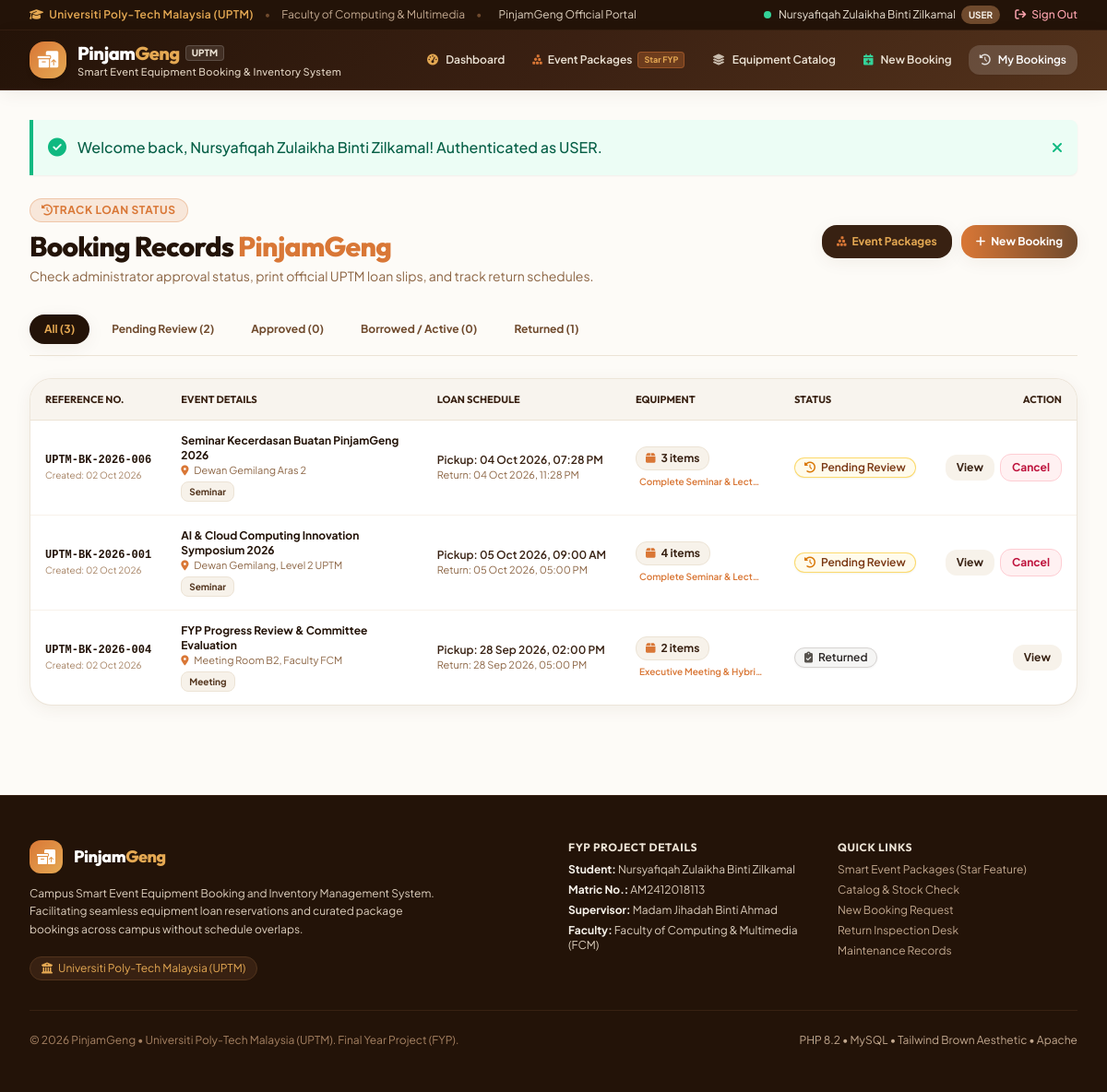
The app's page /user/my_bookings.php (signed in) with its own data.
### tables this page shows
CREATE TABLE `bookings` (
  `id` int(11) NOT NULL AUTO_INCREMENT,
  `booking_reference` varchar(30) NOT NULL,
  `user_id` int(11) NOT NULL,
  `package_id` int(11) DEFAULT NULL,
  `event_name` varchar(150) NOT NULL,
  `event_type` enum('Seminar','Workshop','Meeting','Photography','Sports','Other') NOT NULL,
  `event_location` varchar(150) NOT NULL,
  `expected_attendees` int(11) DEFAULT 0,
  `start_datetime` datetime NOT NULL,
  `end_datetime` datetime NOT NULL,
  `purpose` text NOT NULL,
  `status` enum('Pending','Approved','Rejected','Borrowed','Returned','Cancelled') DEFAULT 'Pending',
  `admin_remarks` text DEFAULT NULL,
  `approved_by` int(11) DEFAULT NULL,
  `approved_at` datetime DEFAULT NULL,
  `issued_at` datetime DEFAULT NULL,
  `returned_at` datetime DEFAULT NULL,
  `created_at` timestamp NOT NULL DEFAULT current_timestamp(),
  `updated_at` timestamp NOT NULL DEFAULT current_timestamp() ON UPDATE current_timestamp(),
  PRIMARY KEY (`id`),
  UNIQUE KEY `booking_reference` (`booking_reference`),
  KEY `user_id` (`user_id`),
  KEY `package_id` (`package_id`),
  KEY `approved_by` (`approved_by`),
  CONSTRAINT `bookings_ibfk_1` FOREIGN KEY (`user_id`) REFERENCES `users` (`id`) ON DELETE CASCADE,
  CONSTRAINT `bookings_ibfk_2` FOREIGN KEY (`package_id`) REFERENCES `packages` (`id`) ON DELETE SET NULL,
  CONSTRAINT `bookings_ibfk_3` FOREIGN KEY (`approved_by`) REFERENCES `users` (`id`) ON DELETE SET NULL
);

CREATE TABLE `packages` (
  `id` int(11) NOT NULL AUTO_INCREMENT,
  `name` varchar(150) NOT NULL,
  `event_type` enum('Seminar','Workshop','Meeting','Photography','Sports','Other') NOT NULL,
  `description` text NOT NULL,
  `target_audience` varchar(100) DEFAULT 'Students & Staff',
  `suggested_attendees` varchar(50) DEFAULT '20 - 100 pax',
  `icon` varchar(50) DEFAULT 'fa-cubes',
  `badge_color` varchar(50) DEFAULT 'blue',
  `is_active` tinyint(1) DEFAULT 1,
  `created_at` timestamp NOT NULL DEFAULT current_timestamp(),
  `updated_at` timestamp NOT NULL DEFAULT current_timestamp() ON UPDATE current_timestamp(),
  PRIMARY KEY (`id`)
);

### config/auth.php (called while the page is built, shortened)
<?php
function isLoggedIn(): bool {
    return isset($_SESSION['user_id']) && !empty($_SESSION['user_id']);
}
function currentUser(): ?array {
    return [
        'id' => $_SESSION['user_id'],
        'name' => $_SESSION['user_name'] ?? 'User',
        'matric_id' => $_SESSION['matric_id'] ?? '',
        'email' => $_SESSION['user_email'] ?? '',
        'phone' => $_SESSION['user_phone'] ?? '',
        'role' => $_SESSION['user_role'] ?? 'user',
        'user_type' => $_SESSION['user_type'] ?? 'student',
        'department' => $_SESSION['user_department'] ?? 'Faculty of Computing & Multimedia'
    ];
}

### user/my_bookings.php (the view, shortened to what this page needs)
<?php
require_once __DIR__ . '/../config/db.php';
require_once __DIR__ . '/../config/auth.php';
require_once __DIR__ . '/../config/helpers.php';
$user = currentUser();
$userId = $user['id'];
$tab = trim($_GET['tab'] ?? 'all');
$query = "
    SELECT b.*, p.name as package_name,
           (SELECT COUNT(*) FROM booking_items WHERE booking_id = b.id) as item_count,
           u_admin.full_name as approved_by_name
    FROM bookings b
    LEFT JOIN packages p ON b.package_id = p.id
    LEFT JOIN users u_admin ON b.approved_by = u_admin.id
    WHERE b.user_id = ?
";
$params = [$userId];
$query .= " ORDER BY b.created_at DESC";
$stmt = $pdo->prepare($query);
$stmt->execute($params);
$bookings = $stmt->fetchAll();
$counts = [];
$counts['all'] = (int)$pdo->query("SELECT COUNT(*) FROM bookings WHERE user_id = {$userId}")->fetchColumn();
$counts['pending'] = (int)$pdo->query("SELECT COUNT(*) FROM bookings WHERE user_id = {$userId} AND status = 'Pending'")->fetchColumn();
$counts['approved'] = (int)$pdo->query("SELECT COUNT(*) FROM bookings WHERE user_id = {$userId} AND status = 'Approved'")->fetchColumn();
$counts['borrowed'] = (int)$pdo->query("SELECT COUNT(*) FROM bookings WHERE user_id = {$userId} AND status = 'Borrowed'")->fetchColumn();
$counts['returned'] = (int)$pdo->query("SELECT COUNT(*) FROM bookings WHERE user_id = {$userId} AND status = 'Returned'")->fetchColumn();
include __DIR__ . '/../includes/header.php';
?>
<div class="max-w-7xl mx-auto px-4 sm:px-6 lg:px-8 py-8">
    <?php include __DIR__ . '/../includes/alerts.php'; ?>
    <div class="flex flex-col sm:flex-row sm:items-center justify-between gap-4 mb-8">
        <div>
            <div class="inline-flex items-center space-x-2 px-3 py-1 rounded-full bg-caramel/15 text-caramel border border-caramel/30 text-xs font-bold uppercase tracking-wider mb-2">
                <i class="fa-solid fa-clock-rotate-left"></i> Track Loan Status
            </div>
            <h1 class="font-display text-2xl sm:text-3xl font-extrabold text-coffee-950 tracking-tight">
                Booking Records <span class="text-caramel">PinjamGeng</span>
            </h1>
            <p class="text-xs sm:text-sm text-coffee-600 mt-1">
                Check administrator approval status, print official UPTM loan slips, and track return schedules.
            </p>
        </div>
        <div class="flex items-center space-x-2.5">
            <a href="<?= base_url('user/packages.php') ?>" class="inline-flex items-center px-4 py-2.5 rounded-2xl text-xs font-bold bg-coffee-900 text-amber-gold hover:bg-coffee-800 shadow-warm transition-all">
                <i class="fa-solid fa-cubes-stacked mr-1.5 text-caramel"></i> Event Packages
            </a>
            <a href="<?= base_url('user/book.php') ?>" class="inline-flex items-center px-4 py-2.5 rounded-2xl text-xs font-bold bg-gradient-to-r from-caramel to-coffee-700 hover:from-caramel-hover hover:to-coffee-800 text-white shadow-warm transition-all">
                <i class="fa-solid fa-plus mr-1.5"></i> New Booking
            </a>
        </div>
    </div>
    <div class="flex flex-wrap items-center gap-2 mb-6 border-b border-coffee-200 pb-3">
        <a href="<?= base_url('user/my_bookings.php?tab=all') ?>" class="px-4 py-2 rounded-2xl text-xs font-bold transition-all <?= $tab === 'all' ? 'bg-coffee-950 text-amber-gold shadow-warm' : 'text-coffee-700 hover:bg-coffee-100' ?>">
            All (<?= $counts['all'] ?>)
        </a>
        <a href="<?= base_url('user/my_bookings.php?tab=pending') ?>" class="px-4 py-2 rounded-2xl text-xs font-bold transition-all <?= $tab === 'pending' ? 'bg-amber-600 text-white shadow-warm' : 'text-coffee-700 hover:bg-coffee-100' ?>">
            Pending Review (<?= $counts['pending'] ?>)
        </a>
        <a href="<?= base_url('user/my_bookings.php?tab=approved') ?>" class="px-4 py-2 rounded-2xl text-xs font-bold transition-all <?= $tab === 'approved' ? 'bg-emerald-700 text-white shadow-warm' : 'text-coffee-700 hover:bg-coffee-100' ?>">
            Approved (<?= $counts['approved'] ?>)
        </a>
        <a href="<?= base_url('user/my_bookings.php?tab=borrowed') ?>" class="px-4 py-2 rounded-2xl text-xs font-bold transition-all <?= $tab === 'borrowed' ? 'bg-coffee-800 text-amber-gold shadow-warm' : 'text-coffee-700 hover:bg-coffee-100' ?>">
            Borrowed / Active (<?= $counts['borrowed'] ?>)
        </a>
        <a href="<?= base_url('user/my_bookings.php?tab=returned') ?>" class="px-4 py-2 rounded-2xl text-xs font-bold transition-all <?= $tab === 'returned' ? 'bg-coffee-950 text-white shadow-warm' : 'text-coffee-700 hover:bg-coffee-100' ?>">
            Returned (<?= $counts['returned'] ?>)
        </a>
    </div>
    <div class="bg-white rounded-3xl border border-coffee-200/90 shadow-warm overflow-hidden">
        <?php if (empty($bookings)): ?>
            <div class="p-12 text-center text-coffee-400">
                <div class="w-16 h-16 mx-auto rounded-3xl bg-coffee-100 flex items-center justify-center text-caramel mb-4 text-2xl">
                    <i class="fa-solid fa-clipboard-list"></i>
                </div>
                <h3 class="font-display text-base font-bold text-coffee-900">No booking records found</h3>
                <p class="text-xs text-coffee-500 mt-1">Submit an equipment loan request to track your records here.</p>
                <a href="<?= base_url('user/book.php') ?>" class="inline-flex items-center px-4 py-2 mt-4 rounded-2xl text-xs font-bold bg-caramel text-white hover:bg-caramel-hover shadow-sm">
                    Create Booking Now
                </a>
            </div>
        <?php else: ?>
            <div class="overflow-x-auto">
                <table class="w-full text-left text-xs text-coffee-800">
                    <thead class="bg-coffee-100/80 text-coffee-900 uppercase font-bold text-[11px] border-b border-coffee-200 font-display">
                        <tr>
                            <th class="py-3.5 px-4">Reference No.</th>
                            <th class="py-3.5 px-4">Event Details</th>
                            <th class="py-3.5 px-4">Loan Schedule</th>
                            <th class="py-3.5 px-4">Equipment</th>
                            <th class="py-3.5 px-4">Status</th>
                            <th class="py-3.5 px-4 text-right">Action</th>
                        </tr>
                    </thead>
                    <tbody class="divide-y divide-coffee-100">
                        <?php foreach ($bookings as $b): ?>
                            <tr class="hover:bg-coffee-50 transition-colors">
                                <td class="py-3.5 px-4 whitespace-nowrap">
                                    <span class="font-mono font-bold text-coffee-950 block"><?= sanitize($b['booking_reference']) ?></span>
                                    <span class="text-[10px] text-coffee-500">Created: <?= formatDateOnly($b['created_at']) ?></span>
                                </td>
                                <td class="py-3.5 px-4">
                                    <span class="font-bold text-coffee-950 block"><?= sanitize($b['event_name']) ?></span>
                                    <span class="text-[11px] text-coffee-600 block">
                                        <i class="fa-solid fa-location-dot mr-1 text-caramel"></i> <?= sanitize($b['event_location']) ?>
                                    </span>
                                    <span class="inline-flex items-center px-2 py-0.5 rounded-lg text-[10px] font-bold bg-coffee-100 text-coffee-800 border border-coffee-200 mt-1">
                                        <?= sanitize($b['event_type']) ?>
                                    </span>
                                </td>
                                <td class="py-3.5 px-4 whitespace-nowrap">
                                    <span class="font-semibold text-coffee-900 block">Pickup: <?= formatDateTime($b['start_datetime'], 'd M Y, h:i A') ?></span>
                                    <span class="text-coffee-600 block text-[11px]">Return: <?= formatDateTime($b['end_datetime'], 'd M Y, h:i A') ?></span>
                                </td>
                                <td class="py-3.5 px-4 whitespace-nowrap">
                                    <span class="inline-flex items-center px-2.5 py-1 rounded-xl bg-coffee-100 font-bold text-coffee-900 border border-coffee-200">
                                        <i class="fa-solid fa-box text-caramel mr-1.5"></i> <?= $b['item_count'] ?> items
                                    </span>
                                    <?php if ($b['package_name']): ?>
                                        <span class="block text-[10px] text-caramel font-semibold mt-1 truncate max-w-[140px]" title="<?= sanitize($b['package_name']) ?>">
                                            <i class="fa-solid fa-sparkles text-[9px] mr-1 text-amber-gold"></i><?= sanitize($b['package_name']) ?>
                                        </span>
                                    <?php endif; ?>
                                </td>
                                <td class="py-3.5 px-4 whitespace-nowrap">
                                    <?= statusBadge($b['status']) ?>
                                </td>
                                <td class="py-3.5 px-4 text-right whitespace-nowrap">
                                    <div class="flex items-center justify-end space-x-1.5">
                                        <a href="<?= base_url('user/booking_details.php?id=' . $b['id']) ?>" class="px-3 py-1.5 rounded-xl text-xs font-bold bg-coffee-100 hover:bg-coffee-200 text-coffee-900 transition-colors">
                                            View
                                        </a>
                                        <?php if ($b['status'] === 'Pending'): ?>
                                            <form method="POST" action="" onsubmit="return confirm('Are you sure you want to cancel this booking request?');" class="inline">
                                                <button type="submit" class="px-3 py-1.5 rounded-xl text-xs font-bold bg-rose-50 text-rose-700 hover:bg-rose-100 border border-rose-200 transition-colors">
                                                    Cancel
                                                </button>
                                            </form>
                                        <?php endif; ?>
                                    </div>
                                </td>
                            </tr>
                        <?php endforeach; ?>
                    </tbody>
                </table>
            </div>
        <?php endif; ?>
    </div>
</div>
<?php include __DIR__ . '/../includes/footer.php'; ?>

### config/helpers.php (shortened to what this page needs)
<?php
function base_url(string $path = ''): string {
    $scriptName = str_replace('\\', '/', $_SERVER['SCRIPT_NAME'] ?? '');
    if (strpos($scriptName, '/smart_event_equipment') !== false) {
        $base = '/smart_event_equipment';
    } else {
        $base = '';
    }
    return ($base === '' ? '' : rtrim($base, '/')) . '/' . ltrim($path, '/');
}
function sanitize(?string $str): string {
    return htmlspecialchars(trim((string)$str), ENT_QUOTES, 'UTF-8');
}
function formatDateTime(?string $datetime, string $format = 'd M Y, h:i A'): string {
    try {
        $dt = new DateTime($datetime);
        return $dt->format($format);
    } catch (Exception $e) {
        return $datetime;
    }
}
function formatDateOnly(?string $date): string {
    return formatDateTime($date, 'd M Y');
}
function statusBadge(string $status): string {
    switch (strtoupper($status)) {
        case 'PENDING':
            return '<span class="inline-flex items-center px-2.5 py-0.5 rounded-full text-xs font-semibold bg-amber-50 text-amber-900 border border-amber-300/80 shadow-sm"><i class="fa-solid fa-clock-rotate-left mr-1.5 text-amber-600"></i> Pending Review</span>';
        case 'RETURNED':
            return '<span class="inline-flex items-center px-2.5 py-0.5 rounded-full text-xs font-semibold bg-stone-100 text-stone-800 border border-stone-300 shadow-sm"><i class="fa-solid fa-clipboard-check mr-1.5 text-stone-600"></i> Returned</span>';
    }
}

### includes/header.php (style rules this page uses)
body { font-family: 'Plus Jakarta Sans', sans-serif; }
.font-display { font-family: 'Outfit', sans-serif; }

### records on screen
bookings: approved_by "1", booking_reference "UPTM-BK-2026-004", created_at "02 Oct 2026", event_name "FYP Progress Review & Committee Evaluation", event_location "Meeting Room B2, Faculty FCM", event_type "Meeting", start_datetime "28 Sep 2026, 02:00 PM", end_datetime "28 Sep 2026, 05:00 PM", item_count "2", package.name "Executive Meeting & Hybri…", status "Returned" (drawn)
bookings: booking_reference "UPTM-BK-2026-006", created_at "02 Oct 2026", event_name "Seminar Kecerdasan Buatan PinjamGeng 2026", event_location "Dewan Gemilang Aras 2", event_type "Seminar", start_datetime "04 Oct 2026, 07:28 PM", end_datetime "04 Oct 2026, 11:28 PM", item_count "3", package.name "Complete Seminar & Lect…", status "Pending" (drawn)
bookings: booking_reference "UPTM-BK-2026-001", created_at "02 Oct 2026", event_name "AI & Cloud Computing Innovation Symposium 2026", event_location "Dewan Gemilang, Level 2 UPTM", event_type "Seminar", start_datetime "05 Oct 2026, 09:00 AM", end_datetime "05 Oct 2026, 05:00 PM", item_count "4", package.name "Complete Seminar & Lect…", status "Pending" (drawn)

### other values on screen
$user['name'] "Nursyafiqah Zulaikha Binti Zilkamal"
$user['role'] "USER"
getFlash('success') "Welcome back, Nursyafiqah Zulaikha Binti Zilkamal! Authenticated as USER."
$counts['all'] "3"
$counts['pending'] "2"
$counts['approved'] "0"
$counts['borrowed'] "0"
